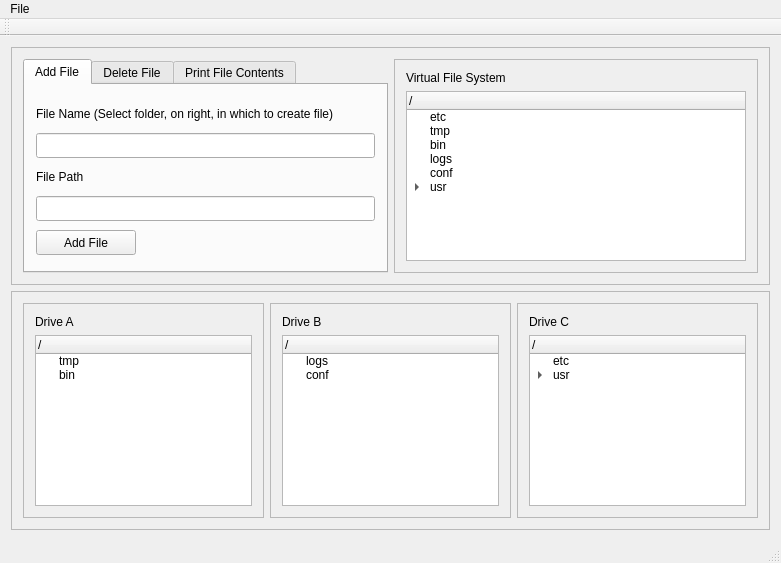
<?xml version="1.0" encoding="UTF-8"?>
<ui version="4.0">
 <class>MainWindow</class>
 <widget class="QMainWindow" name="MainWindow">
  <property name="geometry">
   <rect>
    <x>0</x>
    <y>0</y>
    <width>781</width>
    <height>563</height>
   </rect>
  </property>
  <property name="windowTitle">
   <string>MainWindow</string>
  </property>
  <widget class="QWidget" name="centralWidget">
   <layout class="QVBoxLayout" name="verticalLayout">
    <item>
     <widget class="QFrame" name="frame_2">
      <property name="frameShape">
       <enum>QFrame::StyledPanel</enum>
      </property>
      <property name="frameShadow">
       <enum>QFrame::Raised</enum>
      </property>
      <layout class="QHBoxLayout" name="horizontalLayout">
       <item>
        <widget class="QTabWidget" name="tabWidget">
         <property name="maximumSize">
          <size>
           <width>400</width>
           <height>16777215</height>
          </size>
         </property>
         <property name="currentIndex">
          <number>0</number>
         </property>
         <widget class="QWidget" name="addFile">
          <attribute name="title">
           <string>Add File</string>
          </attribute>
          <layout class="QVBoxLayout" name="verticalLayout_3">
           <item>
            <widget class="QLabel" name="labelName">
             <property name="minimumSize">
              <size>
               <width>0</width>
               <height>25</height>
              </size>
             </property>
             <property name="maximumSize">
              <size>
               <width>16777215</width>
               <height>20</height>
              </size>
             </property>
             <property name="text">
              <string>File Name (Select folder, on right, in which to create file)</string>
             </property>
            </widget>
           </item>
           <item>
            <widget class="QLineEdit" name="addFileLineEdit">
             <property name="minimumSize">
              <size>
               <width>0</width>
               <height>25</height>
              </size>
             </property>
            </widget>
           </item>
           <item>
            <widget class="QLabel" name="label_7">
             <property name="maximumSize">
              <size>
               <width>16777215</width>
               <height>20</height>
              </size>
             </property>
             <property name="text">
              <string>File Path</string>
             </property>
            </widget>
           </item>
           <item>
            <widget class="QLineEdit" name="pathLineEdit">
             <property name="minimumSize">
              <size>
               <width>0</width>
               <height>25</height>
              </size>
             </property>
            </widget>
           </item>
           <item>
            <widget class="QPushButton" name="addPushButton">
             <property name="minimumSize">
              <size>
               <width>100</width>
               <height>25</height>
              </size>
             </property>
             <property name="maximumSize">
              <size>
               <width>100</width>
               <height>25</height>
              </size>
             </property>
             <property name="layoutDirection">
              <enum>Qt::LeftToRight</enum>
             </property>
             <property name="text">
              <string>Add File</string>
             </property>
            </widget>
           </item>
          </layout>
         </widget>
         <widget class="QWidget" name="deleteFile">
          <attribute name="title">
           <string>Delete File</string>
          </attribute>
          <layout class="QVBoxLayout" name="verticalLayout_2">
           <item>
            <widget class="QLabel" name="label">
             <property name="maximumSize">
              <size>
               <width>16777215</width>
               <height>20</height>
              </size>
             </property>
             <property name="text">
              <string>Select File to Delete</string>
             </property>
            </widget>
           </item>
           <item>
            <widget class="QLineEdit" name="deleteFileLineEdit">
             <property name="minimumSize">
              <size>
               <width>0</width>
               <height>25</height>
              </size>
             </property>
            </widget>
           </item>
           <item>
            <widget class="QPushButton" name="deletePushButton">
             <property name="minimumSize">
              <size>
               <width>100</width>
               <height>25</height>
              </size>
             </property>
             <property name="maximumSize">
              <size>
               <width>100</width>
               <height>25</height>
              </size>
             </property>
             <property name="text">
              <string>Delete File</string>
             </property>
            </widget>
           </item>
          </layout>
         </widget>
         <widget class="QWidget" name="printFile">
          <attribute name="title">
           <string>Print File Contents</string>
          </attribute>
          <layout class="QVBoxLayout" name="verticalLayout_8">
           <item>
            <widget class="QLabel" name="label_2">
             <property name="maximumSize">
              <size>
               <width>16777215</width>
               <height>20</height>
              </size>
             </property>
             <property name="text">
              <string>Select File to Print</string>
             </property>
            </widget>
           </item>
           <item>
            <widget class="QLineEdit" name="printFileLineEdit">
             <property name="minimumSize">
              <size>
               <width>0</width>
               <height>25</height>
              </size>
             </property>
            </widget>
           </item>
           <item>
            <widget class="QPushButton" name="printPushButton">
             <property name="minimumSize">
              <size>
               <width>100</width>
               <height>25</height>
              </size>
             </property>
             <property name="maximumSize">
              <size>
               <width>100</width>
               <height>25</height>
              </size>
             </property>
             <property name="text">
              <string>Print File Contents</string>
             </property>
            </widget>
           </item>
           <item>
            <widget class="QLineEdit" name="lineEditPrint">
             <property name="minimumSize">
              <size>
               <width>0</width>
               <height>25</height>
              </size>
             </property>
            </widget>
           </item>
          </layout>
         </widget>
        </widget>
       </item>
       <item>
        <widget class="QFrame" name="frame">
         <property name="frameShape">
          <enum>QFrame::StyledPanel</enum>
         </property>
         <property name="frameShadow">
          <enum>QFrame::Raised</enum>
         </property>
         <layout class="QVBoxLayout" name="verticalLayout_4">
          <item>
           <widget class="QLabel" name="label_3">
            <property name="text">
             <string>Virtual File System</string>
            </property>
           </widget>
          </item>
          <item>
           <widget class="QTreeWidget" name="vfsTreeWidget">
            <property name="tabKeyNavigation">
             <bool>true</bool>
            </property>
            <property name="showDropIndicator" stdset="0">
             <bool>false</bool>
            </property>
            <property name="rootIsDecorated">
             <bool>true</bool>
            </property>
            <property name="uniformRowHeights">
             <bool>false</bool>
            </property>
            <property name="itemsExpandable">
             <bool>true</bool>
            </property>
            <property name="expandsOnDoubleClick">
             <bool>true</bool>
            </property>
            <column>
             <property name="text">
              <string>/</string>
             </property>
             <property name="icon">
              <iconset resource="resource.qrc">
               <normaloff>:/resources/dir_img.png</normaloff>:/resources/dir_img.png</iconset>
             </property>
            </column>
            <item>
             <property name="text">
              <string>etc</string>
             </property>
             <property name="icon">
              <iconset resource="resource.qrc">
               <normaloff>:/resources/dir_img.png</normaloff>:/resources/dir_img.png</iconset>
             </property>
            </item>
            <item>
             <property name="text">
              <string>tmp</string>
             </property>
             <property name="icon">
              <iconset resource="resource.qrc">
               <normaloff>:/resources/dir_img.png</normaloff>:/resources/dir_img.png</iconset>
             </property>
            </item>
            <item>
             <property name="text">
              <string>bin</string>
             </property>
             <property name="icon">
              <iconset resource="resource.qrc">
               <normaloff>:/resources/dir_img.png</normaloff>:/resources/dir_img.png</iconset>
             </property>
            </item>
            <item>
             <property name="text">
              <string>logs</string>
             </property>
             <property name="icon">
              <iconset resource="resource.qrc">
               <normaloff>:/resources/dir_img.png</normaloff>:/resources/dir_img.png</iconset>
             </property>
            </item>
            <item>
             <property name="text">
              <string>conf</string>
             </property>
             <property name="icon">
              <iconset resource="resource.qrc">
               <normaloff>:/resources/dir_img.png</normaloff>:/resources/dir_img.png</iconset>
             </property>
            </item>
            <item>
             <property name="text">
              <string>usr</string>
             </property>
             <property name="icon">
              <iconset resource="resource.qrc">
               <normaloff>:/resources/dir_img.png</normaloff>:/resources/dir_img.png</iconset>
             </property>
             <item>
              <property name="text">
               <string>local</string>
              </property>
              <property name="icon">
               <iconset resource="resource.qrc">
                <normaloff>:/resources/dir_img.png</normaloff>:/resources/dir_img.png</iconset>
              </property>
              <item>
               <property name="text">
                <string>web</string>
               </property>
               <property name="icon">
                <iconset resource="resource.qrc">
                 <normaloff>:/resources/dir_img.png</normaloff>:/resources/dir_img.png</iconset>
               </property>
              </item>
             </item>
             <item>
              <property name="text">
               <string>data</string>
              </property>
              <property name="icon">
               <iconset resource="resource.qrc">
                <normaloff>:/resources/dir_img.png</normaloff>:/resources/dir_img.png</iconset>
              </property>
             </item>
            </item>
           </widget>
          </item>
         </layout>
        </widget>
       </item>
      </layout>
     </widget>
    </item>
    <item>
     <widget class="QFrame" name="frame_3">
      <property name="frameShape">
       <enum>QFrame::StyledPanel</enum>
      </property>
      <property name="frameShadow">
       <enum>QFrame::Raised</enum>
      </property>
      <layout class="QHBoxLayout" name="horizontalLayout_3">
       <item>
        <widget class="QFrame" name="frame_4">
         <property name="frameShape">
          <enum>QFrame::StyledPanel</enum>
         </property>
         <property name="frameShadow">
          <enum>QFrame::Raised</enum>
         </property>
         <layout class="QVBoxLayout" name="verticalLayout_5">
          <item>
           <widget class="QLabel" name="label_4">
            <property name="text">
             <string>Drive A</string>
            </property>
           </widget>
          </item>
          <item>
           <widget class="QTreeWidget" name="driveATreeWidget">
            <property name="focusPolicy">
             <enum>Qt::NoFocus</enum>
            </property>
            <property name="selectionMode">
             <enum>QAbstractItemView::NoSelection</enum>
            </property>
            <column>
             <property name="text">
              <string>/</string>
             </property>
             <property name="icon">
              <iconset resource="resource.qrc">
               <normaloff>:/resources/dir_img.png</normaloff>:/resources/dir_img.png</iconset>
             </property>
            </column>
            <item>
             <property name="text">
              <string>tmp</string>
             </property>
             <property name="icon">
              <iconset resource="resource.qrc">
               <normaloff>:/resources/dir_img.png</normaloff>:/resources/dir_img.png</iconset>
             </property>
            </item>
            <item>
             <property name="text">
              <string>bin</string>
             </property>
             <property name="icon">
              <iconset resource="resource.qrc">
               <normaloff>:/resources/dir_img.png</normaloff>:/resources/dir_img.png</iconset>
             </property>
            </item>
           </widget>
          </item>
         </layout>
        </widget>
       </item>
       <item>
        <widget class="QFrame" name="frame_5">
         <property name="frameShape">
          <enum>QFrame::StyledPanel</enum>
         </property>
         <property name="frameShadow">
          <enum>QFrame::Raised</enum>
         </property>
         <layout class="QVBoxLayout" name="verticalLayout_6">
          <item>
           <widget class="QLabel" name="label_5">
            <property name="text">
             <string>Drive B</string>
            </property>
           </widget>
          </item>
          <item>
           <widget class="QTreeWidget" name="driveBTreeWidget">
            <property name="focusPolicy">
             <enum>Qt::NoFocus</enum>
            </property>
            <property name="selectionMode">
             <enum>QAbstractItemView::NoSelection</enum>
            </property>
            <column>
             <property name="text">
              <string>/</string>
             </property>
             <property name="icon">
              <iconset resource="resource.qrc">
               <normaloff>:/resources/dir_img.png</normaloff>:/resources/dir_img.png</iconset>
             </property>
            </column>
            <item>
             <property name="text">
              <string>logs</string>
             </property>
             <property name="icon">
              <iconset resource="resource.qrc">
               <normaloff>:/resources/dir_img.png</normaloff>:/resources/dir_img.png</iconset>
             </property>
            </item>
            <item>
             <property name="text">
              <string>conf</string>
             </property>
             <property name="icon">
              <iconset resource="resource.qrc">
               <normaloff>:/resources/dir_img.png</normaloff>:/resources/dir_img.png</iconset>
             </property>
            </item>
           </widget>
          </item>
         </layout>
        </widget>
       </item>
       <item>
        <widget class="QFrame" name="frame_6">
         <property name="frameShape">
          <enum>QFrame::StyledPanel</enum>
         </property>
         <property name="frameShadow">
          <enum>QFrame::Raised</enum>
         </property>
         <layout class="QVBoxLayout" name="verticalLayout_7">
          <item>
           <widget class="QLabel" name="label_6">
            <property name="text">
             <string>Drive C</string>
            </property>
           </widget>
          </item>
          <item>
           <widget class="QTreeWidget" name="driveCTreeWidget">
            <property name="focusPolicy">
             <enum>Qt::NoFocus</enum>
            </property>
            <property name="selectionMode">
             <enum>QAbstractItemView::NoSelection</enum>
            </property>
            <column>
             <property name="text">
              <string>/</string>
             </property>
             <property name="icon">
              <iconset resource="resource.qrc">
               <normaloff>:/resources/dir_img.png</normaloff>:/resources/dir_img.png</iconset>
             </property>
            </column>
            <item>
             <property name="text">
              <string>etc</string>
             </property>
             <property name="icon">
              <iconset resource="resource.qrc">
               <normaloff>:/resources/dir_img.png</normaloff>:/resources/dir_img.png</iconset>
             </property>
            </item>
            <item>
             <property name="text">
              <string>usr</string>
             </property>
             <property name="icon">
              <iconset resource="resource.qrc">
               <normaloff>:/resources/dir_img.png</normaloff>:/resources/dir_img.png</iconset>
             </property>
             <item>
              <property name="text">
               <string>local</string>
              </property>
              <property name="icon">
               <iconset resource="resource.qrc">
                <normaloff>:/resources/dir_img.png</normaloff>:/resources/dir_img.png</iconset>
              </property>
              <item>
               <property name="text">
                <string>web</string>
               </property>
               <property name="icon">
                <iconset resource="resource.qrc">
                 <normaloff>:/resources/dir_img.png</normaloff>:/resources/dir_img.png</iconset>
               </property>
              </item>
             </item>
             <item>
              <property name="text">
               <string>data</string>
              </property>
              <property name="icon">
               <iconset resource="resource.qrc">
                <normaloff>:/resources/dir_img.png</normaloff>:/resources/dir_img.png</iconset>
              </property>
             </item>
            </item>
           </widget>
          </item>
         </layout>
        </widget>
       </item>
      </layout>
     </widget>
    </item>
   </layout>
  </widget>
  <widget class="QMenuBar" name="menuBar">
   <property name="geometry">
    <rect>
     <x>0</x>
     <y>0</y>
     <width>781</width>
     <height>21</height>
    </rect>
   </property>
   <widget class="QMenu" name="menuExit">
    <property name="title">
     <string>File</string>
    </property>
    <addaction name="actionExit"/>
   </widget>
   <addaction name="menuExit"/>
  </widget>
  <widget class="QToolBar" name="mainToolBar">
   <attribute name="toolBarArea">
    <enum>TopToolBarArea</enum>
   </attribute>
   <attribute name="toolBarBreak">
    <bool>false</bool>
   </attribute>
  </widget>
  <widget class="QStatusBar" name="statusBar"/>
  <action name="actionExit">
   <property name="text">
    <string>Exit</string>
   </property>
  </action>
 </widget>
 <layoutdefault spacing="6" margin="11"/>
 <resources>
  <include location="resource.qrc"/>
 </resources>
 <connections>
  <connection>
   <sender>actionExit</sender>
   <signal>triggered(bool)</signal>
   <receiver>MainWindow</receiver>
   <slot>close()</slot>
   <hints>
    <hint type="sourcelabel">
     <x>-1</x>
     <y>-1</y>
    </hint>
    <hint type="destinationlabel">
     <x>322</x>
     <y>216</y>
    </hint>
   </hints>
  </connection>
  <connection>
   <sender>vfsTreeWidget</sender>
   <signal>itemSelectionChanged()</signal>
   <receiver>driveATreeWidget</receiver>
   <slot>clearSelection()</slot>
   <hints>
    <hint type="sourcelabel">
     <x>577</x>
     <y>172</y>
    </hint>
    <hint type="destinationlabel">
     <x>140</x>
     <y>421</y>
    </hint>
   </hints>
  </connection>
  <connection>
   <sender>vfsTreeWidget</sender>
   <signal>itemSelectionChanged()</signal>
   <receiver>driveBTreeWidget</receiver>
   <slot>clearSelection()</slot>
   <hints>
    <hint type="sourcelabel">
     <x>577</x>
     <y>172</y>
    </hint>
    <hint type="destinationlabel">
     <x>390</x>
     <y>421</y>
    </hint>
   </hints>
  </connection>
  <connection>
   <sender>vfsTreeWidget</sender>
   <signal>itemSelectionChanged()</signal>
   <receiver>driveCTreeWidget</receiver>
   <slot>clearSelection()</slot>
   <hints>
    <hint type="sourcelabel">
     <x>577</x>
     <y>172</y>
    </hint>
    <hint type="destinationlabel">
     <x>639</x>
     <y>421</y>
    </hint>
   </hints>
  </connection>
 </connections>
</ui>
